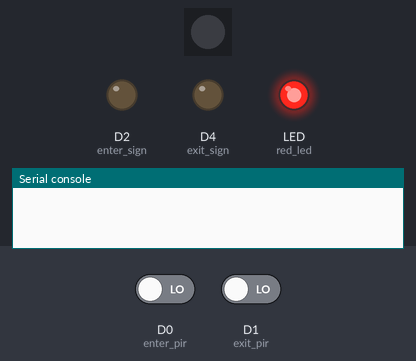
A program run on a simulated CircuitPython board. On the bench: 1 RGB LEDs in strip order, left to right, output pins drawn as LEDs (lit = HIGH), the last lines printed to the serial console. The test bench sets the inputs (shaded band); at power-on: D0 (enter_pir) LOW, D1 (exit_pir) LOW. Dim RGB values are drawn brighter than linear.

Above: at 1.2 s.
1.3 s: D0 (enter_pir) driven HIGH
At 1.46 s:
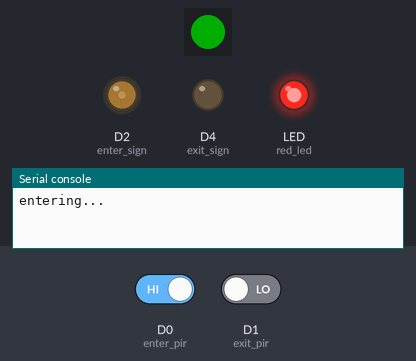
At 8.1 s:
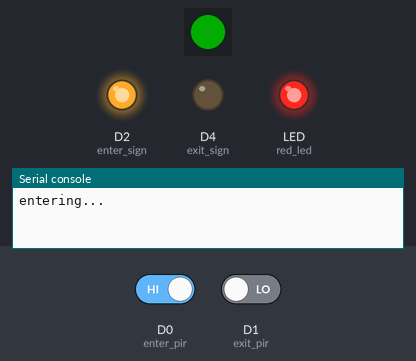
Timing chart, 0 to 9.6 s (numbered marks = the images above; inputs shaded):
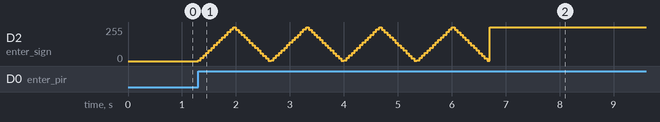

The program:

code.py
```python
# automatic CTC sign in signs
# Duane Strong 11/08/2026

import board
import digitalio
import pwmio
import adafruit_dotstar as dotstar
import time

# dotstart RGB LED on board
dots = dotstar.DotStar(board.DOTSTAR_CLOCK, board.DOTSTAR_DATA, 1, brightness=0.2)

# red LED on board
red_led = digitalio.DigitalInOut(board.LED)
red_led.direction = digitalio.Direction.OUTPUT
red_led.value = True

# sign LEDs PWM
enter_sign = pwmio.PWMOut( board.D2, frequency=5000, duty_cycle=0)
exit_sign = pwmio.PWMOut( board.D4, frequency=5000, duty_cycle=0)

# PIR sensor inputs
enter_pir = digitalio.DigitalInOut(board.D0)
enter_pir.direction = digitalio.Direction.INPUT
exit_pir = digitalio.DigitalInOut(board.D1)
exit_pir.direction = digitalio.Direction.INPUT


def flash_sign( sign ):

	# ramp up and down 4 times
	for t in range(4):
		for i in range( 1000, 65536, 5000 ):
			sign.duty_cycle = i
			time.sleep(.05)
		for i in range( 65535, 0, -5000 ):
			sign.duty_cycle = i
			time.sleep(.05)
	# full brightness for 5 second
	sign.duty_cycle = 65535
	time.sleep(5)
	# off
	sign.duty_cycle = 0

while True:
	if enter_pir.value:
		dots[0] = (0,255,0)
		print("entering...")
		flash_sign( enter_sign )
		print("done")
		dots[0] = (0,0,0)
	if exit_pir.value:
		dots[0] = (255,0,0)
		print("exiting...")
		flash_sign( exit_sign )
		print("Done")
		dots[0] = (0,0,0)
```
